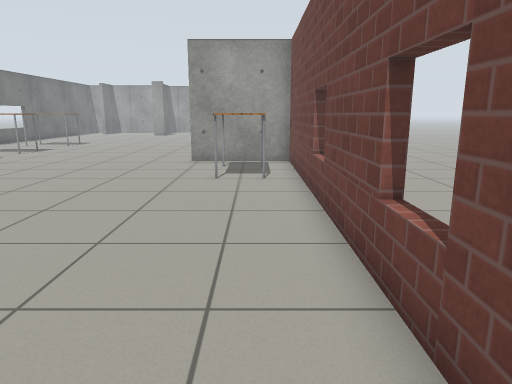
[1] (above)

17 first-person views from a walk through a Gazebo world. The camera is 1 m above the floor, tilts 12° down and sees 70° across. The floor is counted in squares, 0.5 m on a side. Each view is taken from the middle of a square. On the plan, view 1 faces up. The plan holds only what a view shows up to about 19 squares ahead; the rest is blank. Simple patterns stand in for the simulator's built-in surfaces.

[2]
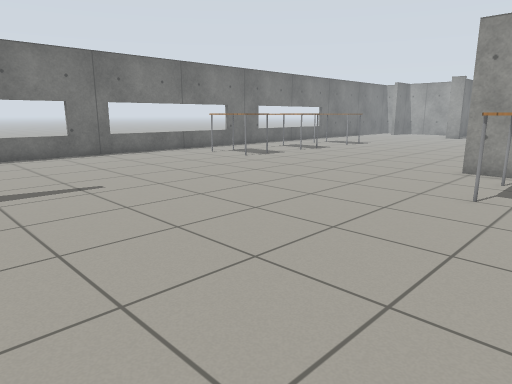

[3]
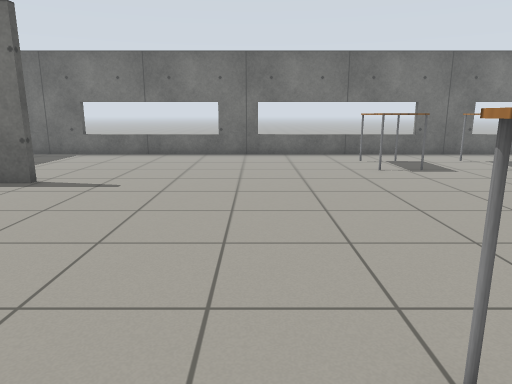

[4]
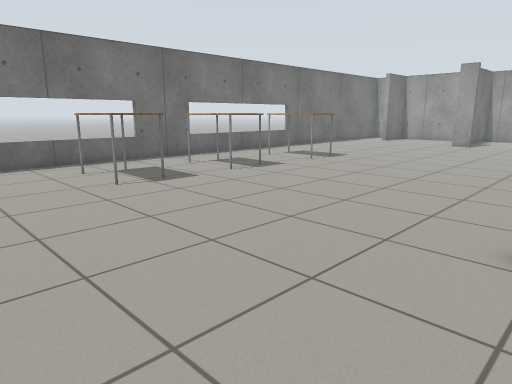

[5]
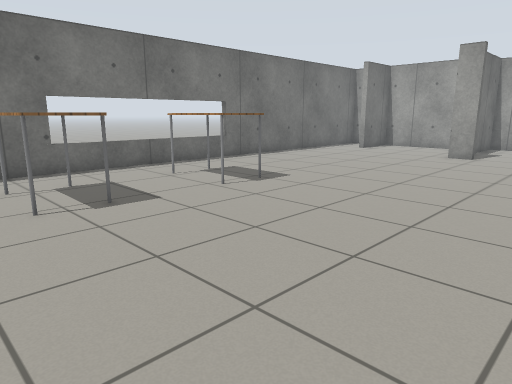

[6]
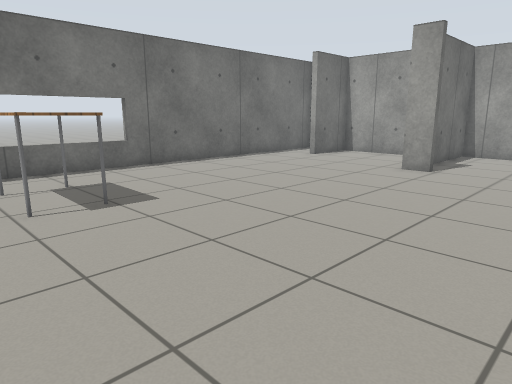

[7]
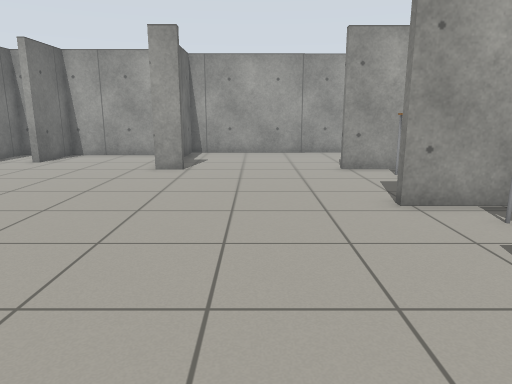

[8]
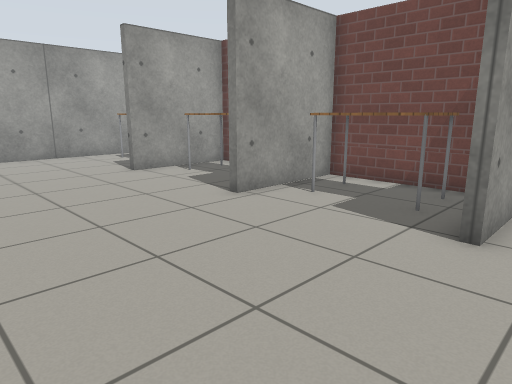

[9]
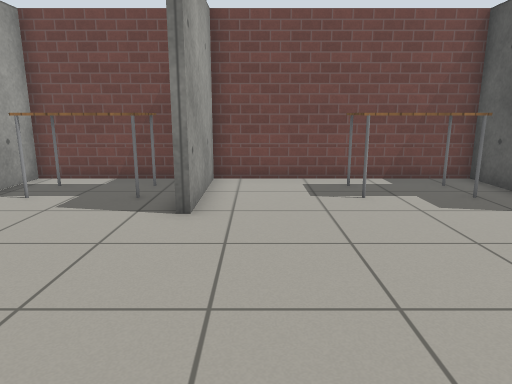

[10]
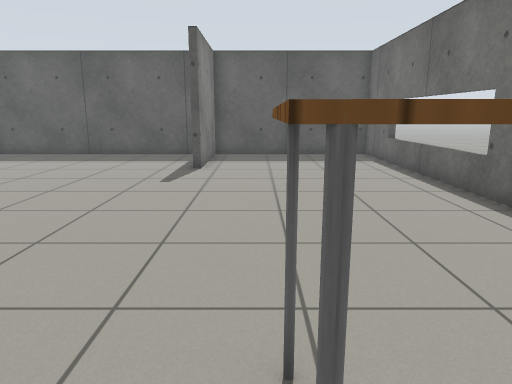

[11]
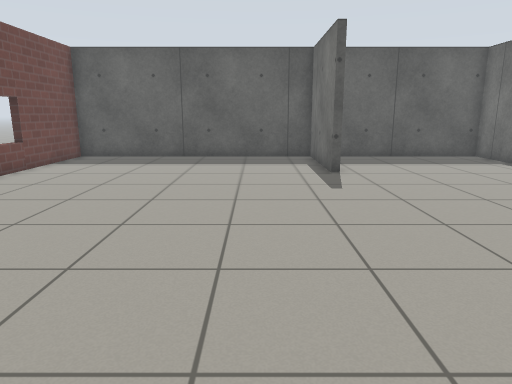

[12]
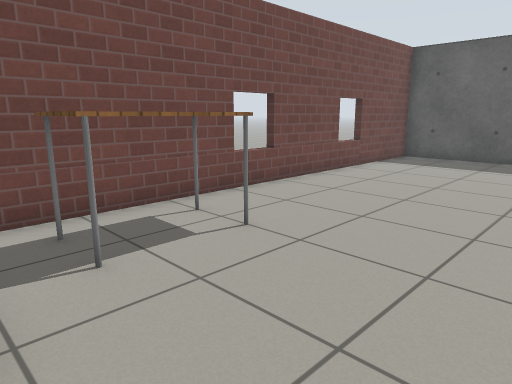

[13]
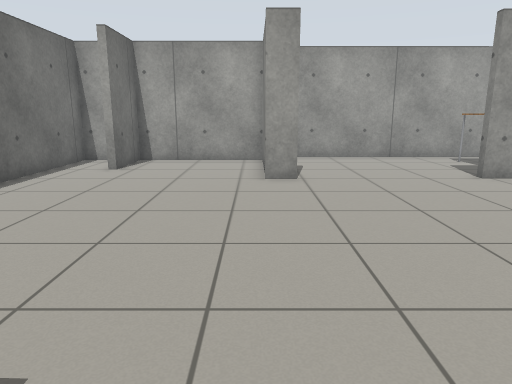

[14]
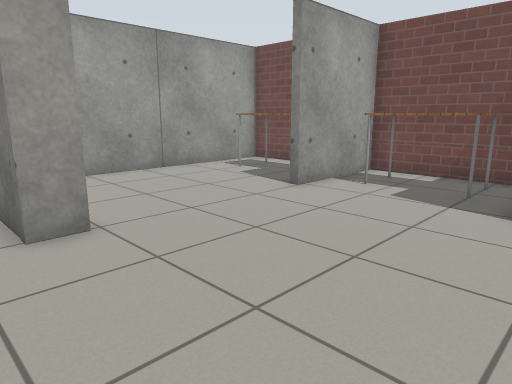

[15]
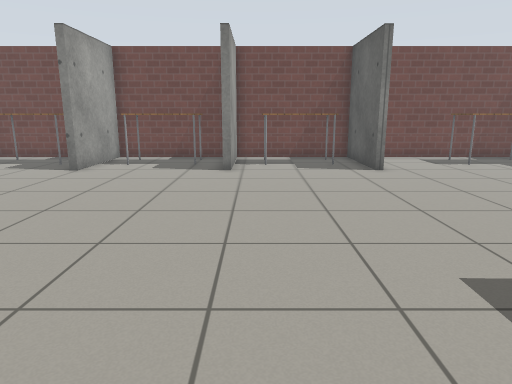

[16]
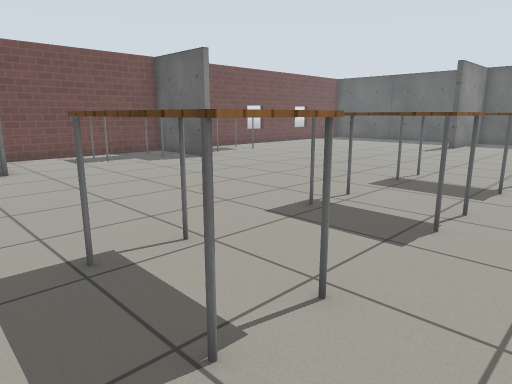

[17]
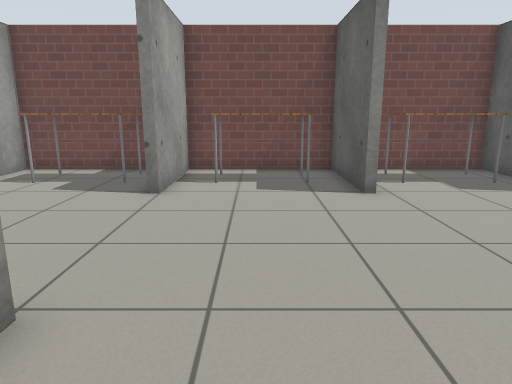

### Floor plan
Points are (right, up) in squares from view 1. A wall is a line through its corners. A room is listed if a view was taken in it or the views show most of it. See-through windows are left out.
Room 1 (views 1, 2, 3, 4, 5, 6, 7, 8, 9, 10, 11, 12, 13, 14, 15, 16, 17)
walls: (-2.9, 16.2) (1.5, 16.2) (1.5, 24.3) (-2.8, 24.3) (-2.8, 24.6) (1.5, 24.6) (1.5, 29.9) (-2.9, 29.9); (-2.9, 30.2) (1.5, 30.2) (1.5, 35.5) (-2.8, 35.5) (-2.8, 35.9); (-9.6, 3.4) (-9.6, -1.7) (1.5, -1.7) (1.5, 15.9) (-2.9, 15.9); (-8.6, 35.5) (-9.7, 35.5) (-9.7, 39.6); (1.5, 37) (1.5, 41.5) (-9.4, 41.4) (-9.4, 37.6); (-9.6, 40.2) (-15.1, 40.2) (-15.1, 37.4); (-16.5, 40.2) (-17.6, 40.2) (-17.6, -1.7) (-9.9, -1.7) (-9.9, 3.4)
objects: table (-15, 15) to (-12, 16); table (-15, 19) to (-12, 20); table (-15, 24) to (-12, 25); table (-1, 12) to (0, 14); table (-1, 18) to (0, 20); table (-1, 26) to (0, 28); table (-1, 32) to (0, 34); table (-1, 37) to (0, 40)

Positions as (right, up) in squares from view 1, and headings:
1: (0, 0), facing up
2: (1, 2), facing up-left
3: (1, 10), facing left
4: (-2, 10), facing up-left
5: (-4, 17), facing up-left
6: (-4, 22), facing up-left
7: (-6, 22), facing up
8: (-9, 23), facing up-right
9: (-10, 23), facing right
10: (-12, 17), facing down
11: (-7, 16), facing down
12: (-6, 16), facing down-right
13: (-10, 24), facing up
14: (-11, 29), facing up-right
15: (-16, 29), facing right
16: (-17, 27), facing down-right
17: (-12, 33), facing right
